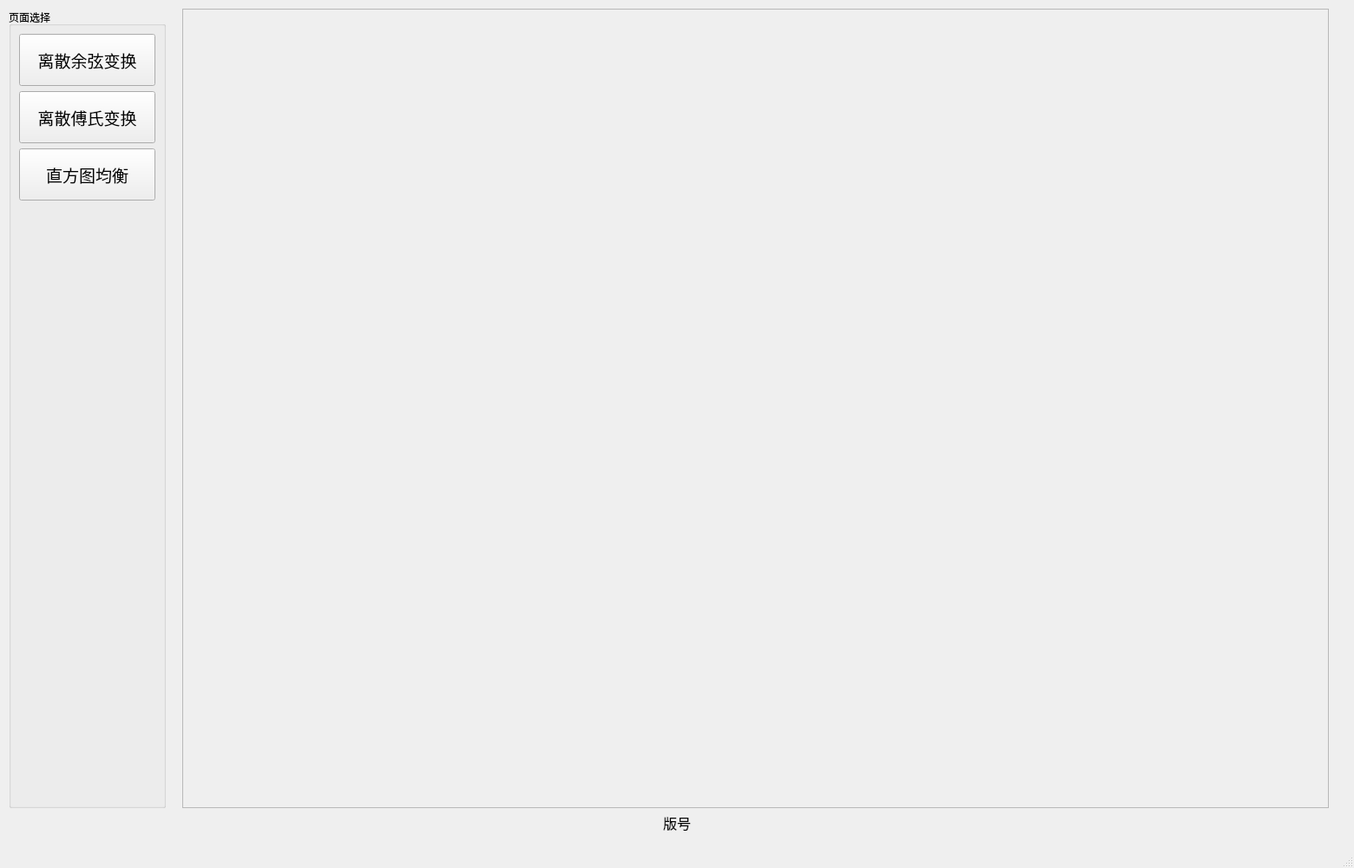
<?xml version="1.0" encoding="UTF-8"?>
<ui version="4.0">
 <class>MainWindow</class>
 <widget class="QMainWindow" name="MainWindow">
  <property name="geometry">
   <rect>
    <x>0</x>
    <y>0</y>
    <width>1560</width>
    <height>1000</height>
   </rect>
  </property>
  <property name="minimumSize">
   <size>
    <width>1560</width>
    <height>1000</height>
   </size>
  </property>
  <property name="maximumSize">
   <size>
    <width>1560</width>
    <height>1000</height>
   </size>
  </property>
  <property name="windowTitle">
   <string>MainWindow</string>
  </property>
  <widget class="QWidget" name="centralwidget">
   <widget class="QFrame" name="frame">
    <property name="geometry">
     <rect>
      <x>210</x>
      <y>10</y>
      <width>1321</width>
      <height>921</height>
     </rect>
    </property>
    <property name="frameShape">
     <enum>QFrame::StyledPanel</enum>
    </property>
    <property name="frameShadow">
     <enum>QFrame::Raised</enum>
    </property>
   </widget>
   <widget class="QLabel" name="label">
    <property name="geometry">
     <rect>
      <x>30</x>
      <y>650</y>
      <width>231</width>
      <height>71</height>
     </rect>
    </property>
    <property name="styleSheet">
     <string notr="true">background-image: url(:/img/1702027147746.png);</string>
    </property>
    <property name="text">
     <string/>
    </property>
   </widget>
   <widget class="QLabel" name="label_2">
    <property name="geometry">
     <rect>
      <x>0</x>
      <y>930</y>
      <width>1560</width>
      <height>36</height>
     </rect>
    </property>
    <property name="font">
     <font>
      <pointsize>12</pointsize>
     </font>
    </property>
    <property name="text">
     <string>版号</string>
    </property>
    <property name="alignment">
     <set>Qt::AlignCenter</set>
    </property>
   </widget>
   <widget class="QGroupBox" name="verticalGroupBox">
    <property name="geometry">
     <rect>
      <x>10</x>
      <y>10</y>
      <width>181</width>
      <height>921</height>
     </rect>
    </property>
    <property name="title">
     <string>页面选择</string>
    </property>
    <layout class="QVBoxLayout" name="verticalLayout">
     <item>
      <widget class="QPushButton" name="pushButton">
       <property name="minimumSize">
        <size>
         <width>0</width>
         <height>60</height>
        </size>
       </property>
       <property name="maximumSize">
        <size>
         <width>16777215</width>
         <height>60</height>
        </size>
       </property>
       <property name="font">
        <font>
         <pointsize>14</pointsize>
        </font>
       </property>
       <property name="text">
        <string>离散余弦变换</string>
       </property>
      </widget>
     </item>
     <item>
      <widget class="QPushButton" name="pushButton_2">
       <property name="minimumSize">
        <size>
         <width>0</width>
         <height>60</height>
        </size>
       </property>
       <property name="maximumSize">
        <size>
         <width>16777215</width>
         <height>60</height>
        </size>
       </property>
       <property name="font">
        <font>
         <pointsize>14</pointsize>
        </font>
       </property>
       <property name="text">
        <string>离散傅氏变换</string>
       </property>
      </widget>
     </item>
     <item>
      <widget class="QPushButton" name="pushButton_3">
       <property name="minimumSize">
        <size>
         <width>0</width>
         <height>60</height>
        </size>
       </property>
       <property name="maximumSize">
        <size>
         <width>16777215</width>
         <height>60</height>
        </size>
       </property>
       <property name="font">
        <font>
         <pointsize>14</pointsize>
        </font>
       </property>
       <property name="text">
        <string>直方图均衡</string>
       </property>
      </widget>
     </item>
     <item>
      <widget class="QLabel" name="label_4">
       <property name="text">
        <string/>
       </property>
      </widget>
     </item>
     <item>
      <widget class="QLabel" name="label_3">
       <property name="maximumSize">
        <size>
         <width>16777215</width>
         <height>60</height>
        </size>
       </property>
       <property name="styleSheet">
        <string notr="true">image: url(:/新前缀/1702027147746.png);</string>
       </property>
       <property name="text">
        <string/>
       </property>
      </widget>
     </item>
    </layout>
   </widget>
  </widget>
  <widget class="QMenuBar" name="menubar">
   <property name="geometry">
    <rect>
     <x>0</x>
     <y>0</y>
     <width>1560</width>
     <height>23</height>
    </rect>
   </property>
  </widget>
  <widget class="QStatusBar" name="statusbar"/>
 </widget>
 <resources>
  <include location="../res/img.qrc"/>
 </resources>
 <connections/>
</ui>
